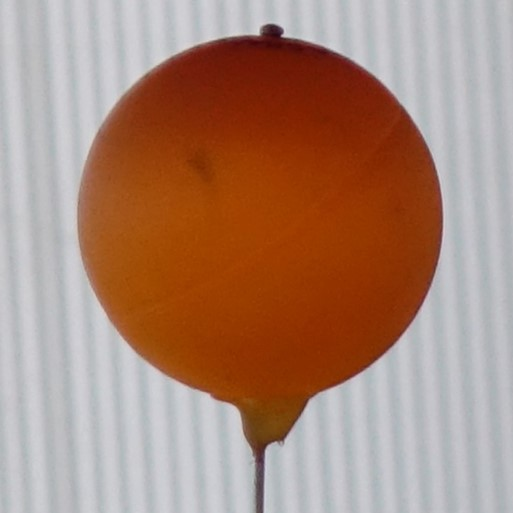
#> input picture data/ball/ball.jpg, 513 x 513 px
$ jupyter execute main.ipynb   (shell and % lines are left out)
#> lines starting #> are read from the running program, lines starting #| are printed output that depends on the picture; after the words box and inside, x2 and y2 are one past the last pixel; in counts of white or black regions, pixels touching at a corner belong together
### pkg/helpers.py
import cv2
import imutils
import matplotlib.pyplot as plt
import numpy as np


# [18 lines left out: functions get_roi_from_frame, get_roi_from_video, not called in this run]


def crop_with_roi(frame, roi):
    return frame[int(roi[1]) : int(roi[1] + roi[3]), int(roi[0]) : int(roi[0] + roi[2])]


def show_img(frame: np.ndarray):
    plt.imshow(cv2.cvtColor(frame, cv2.COLOR_RGB2BGR))
    plt.axis("off")


# [6 lines left out: function get_output_vid_frame_size, not called in this run]

### main.ipynb
## Setup

[cell 1]
import multiprocessing
import multiprocessing.pool
import time
from pathlib import Path

import cv2
import imutils
import matplotlib.pyplot as plt
import numpy as np
from ipywidgets import Checkbox, IntSlider, interact
from natsort import natsorted
from scipy import ndimage
from skimage import color, feature, filters, measure, segmentation

from pkg.circles import fit_circle_least_squares, fit_circle_RANSAC
from pkg.helpers import (
    crop_with_roi,
    get_output_vid_frame_size,
    get_roi_from_video,
    show_img,
)
from pkg.selection_window import SelectionWindow
from pkg.template_matching import get_template_matches, get_templates_from_video
from pkg.tracker import ReIDTracker

## RGB Thresholding

[cell 2]
img_ball = cv2.imread("data/ball/ball.jpg")
#> img_ball is the input picture: shape (513, 513, 3); mean B, G, R 119.4, 136, 170.6
#> the sliders are set to xPos = 218, yPos = 152, sqLen = 173
cv2.imshow("Original Image", img_ball)
cv2.waitKey(0)
cv2.destroyAllWindows()

[cell 3]
def show_selection(xPos, yPos, sqLen):
#> called with xPos = 218, yPos = 152, sqLen = 173
    frameSq = img_ball.copy()
    frameSq = cv2.rectangle(
        frameSq, (xPos, yPos), (xPos + sqLen, yPos + sqLen), (0, 255, 0), 1
    )
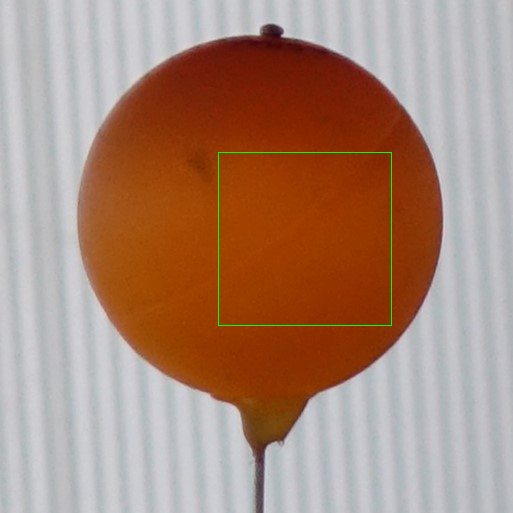
#> frameSq: shape (513, 513, 3); 0.26% of pixels changed, all inside (x1, y1, x2, y2) = (218, 152, 392, 326)

    plt.figure(figsize=(8, 6))
    plt.imshow(cv2.cvtColor(frameSq, cv2.COLOR_BGR2RGB))
    plt.axis("off")
    plt.show()

    selectedPixels = img_ball[yPos : yPos + sqLen, xPos : xPos + sqLen]
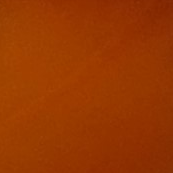
#> selectedPixels: shape (173, 173, 3); mean B, G, R 0.9, 56.1, 151.4
    pixelsMean = np.round(selectedPixels.mean(axis=(0, 1))).astype("int")
#> pixelsMean = [1, 56, 151]
    print(f"Mean pixel values (BGR): {[int(c) for c in pixelsMean]}")
#| Mean pixel values (BGR): [1, 56, 151]
#> the sliders are set to delta = 39, base_b = 0, base_g = 66, base_r = 160, show_contours = True


interact(
    show_selection,
    xPos=IntSlider(value=218, min=0, max=500, step=1, description="X Position:"),
    yPos=IntSlider(value=152, min=0, max=500, step=1, description="Y Position:"),
    sqLen=IntSlider(value=173, min=20, max=200, step=1, description="Square Size:"),
)

[cell 4]
def threshold_ball(delta=39, base_b=0, base_g=66, base_r=160, show_contours=True):
#> called with delta = 39, base_b = 0, base_g = 66, base_r = 160, show_contours = True
    base = np.array([base_b, base_g, base_r])
    boundary = [(base - delta).clip(min=0), (base + delta).clip(max=255)]

    lower, upper = np.array(boundary, dtype="uint8")
    mask = cv2.inRange(img_ball, lower, upper)
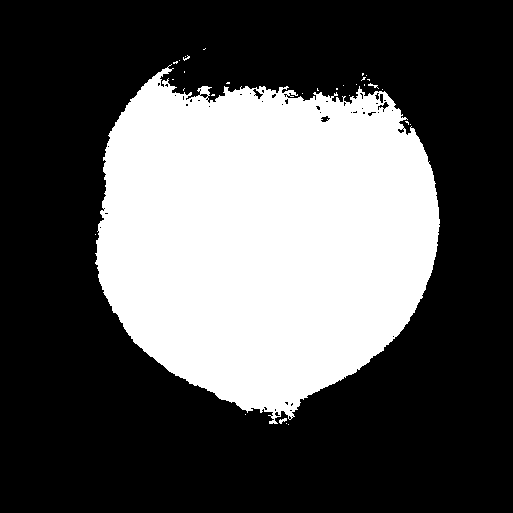
#> mask: shape (513, 513); 34.1% white; 31 white regions (28 under 20 px), largest, box (x1, y1, x2, y2) and area: (95, 64, 440, 424) 89563, (279, 418, 287, 424) 27, (368, 83, 379, 89) 23

    mask_rgb = cv2.cvtColor(mask, cv2.COLOR_GRAY2RGB)
#> mask_rgb: shape (513, 513, 3); 34.1% white; 31 white regions (28 under 20 px)
    frame_cnts = img_ball.copy()

    if show_contours:
        cnts, _ = cv2.findContours(mask, cv2.RETR_TREE, cv2.CHAIN_APPROX_SIMPLE)
#> cnts = 86 contours, 77 with area under 20; largest, box (x1, y1, x2, y2) and area: (95, 64, 440, 424) 89174, (252, 88, 264, 100) 51, (377, 101, 390, 111) 50, (320, 115, 331, 123) 46, (379, 93, 384, 104) 36
        cv2.drawContours(frame_cnts, cnts, -1, (0, 255, 0), 1)
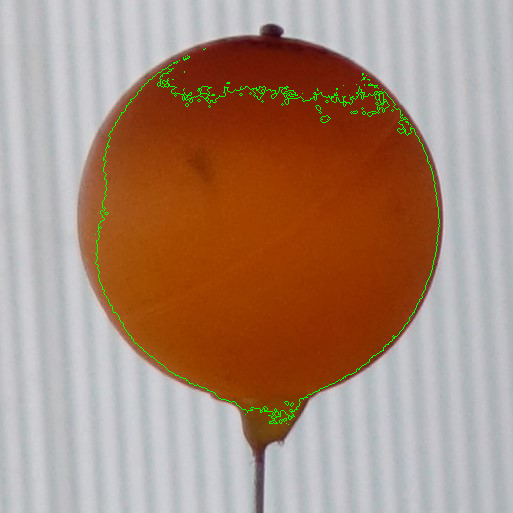
#> frame_cnts: shape (513, 513, 3); 0.79% of pixels changed, all inside (x1, y1, x2, y2) = (95, 48, 440, 425)

    comb = np.hstack([mask_rgb, frame_cnts])
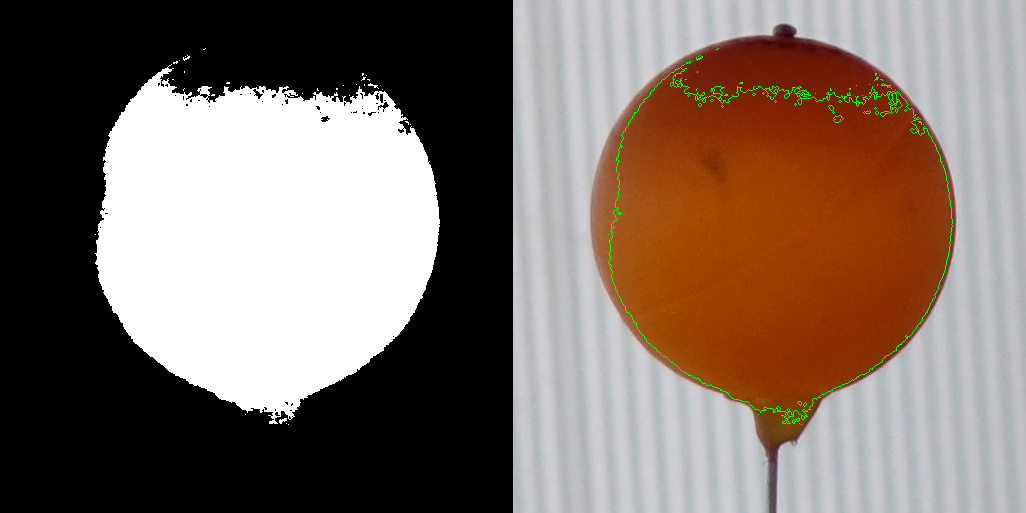
#> comb: shape (513, 1026, 3); mean B, G, R 103.1, 112.3, 128.3
    plt.figure(figsize=(10, 4))
    plt.imshow(cv2.cvtColor(comb, cv2.COLOR_BGR2RGB))
    plt.axis("off")
    plt.show()


interact(
    threshold_ball,
    delta=IntSlider(value=39, min=0, max=120, step=1, description="Delta"),
    base_b=IntSlider(value=0, min=0, max=255, step=1, description="Base B"),
    base_g=IntSlider(value=66, min=0, max=255, step=1, description="Base G"),
    base_r=IntSlider(value=160, min=0, max=255, step=1, description="Base R"),
    show_contours=Checkbox(value=True, description="Draw contours"),
)

[cell 5]
delta = 101
baseH = 11
h_lo = np.clip(baseH - delta, a_min=0, a_max=180)
h_hi = np.clip(baseH + delta, a_min=0, a_max=180)

boundary = [[h_lo, 70, 0], [h_hi, 255, 255]]

lower, upper = np.array(boundary, dtype="uint8")

# For ball.JPG
frameHSV = cv2.cvtColor(img_ball, cv2.COLOR_BGR2HSV)
#> frameHSV: shape (513, 513, 3); mean H, S, V 71.5, 102, 173.9
mask = cv2.inRange(frameHSV, lower, upper)
#> mask: shape (513, 513); 40.5% white; 7 white regions (6 under 20 px), largest, box (x1, y1, x2, y2) and area: (78, 30, 443, 457) 106589
output = cv2.bitwise_and(frameHSV, frameHSV, mask=mask)
#> output: shape (513, 513, 3); mean H, S, V 4.2, 96.5, 57.7
maskRGB = cv2.cvtColor(mask, cv2.COLOR_GRAY2RGB)
#> maskRGB: shape (513, 513, 3); 40.5% white; 7 white regions (6 under 20 px)
frameCnts1 = img_ball.copy()
cnts, _ = cv2.findContours(mask, cv2.RETR_TREE, cv2.CHAIN_APPROX_SIMPLE)
#> cnts = 11 contours, 10 with area under 20; largest, box (x1, y1, x2, y2) and area: (78, 30, 443, 457) 105998
cv2.drawContours(frameCnts1, cnts, -1, (255, 0, 0), 1)
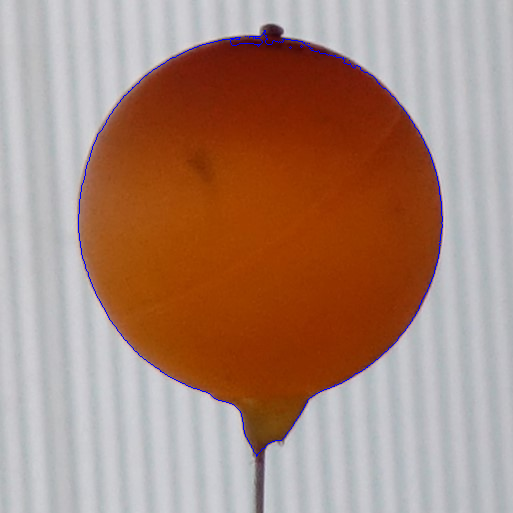
#> frameCnts1: shape (513, 513, 3); 0.45% of pixels changed, all inside (x1, y1, x2, y2) = (78, 30, 443, 457)

# For ballLight.JPG
img_ball_light = cv2.imread("data/ball/ball_light.jpg")
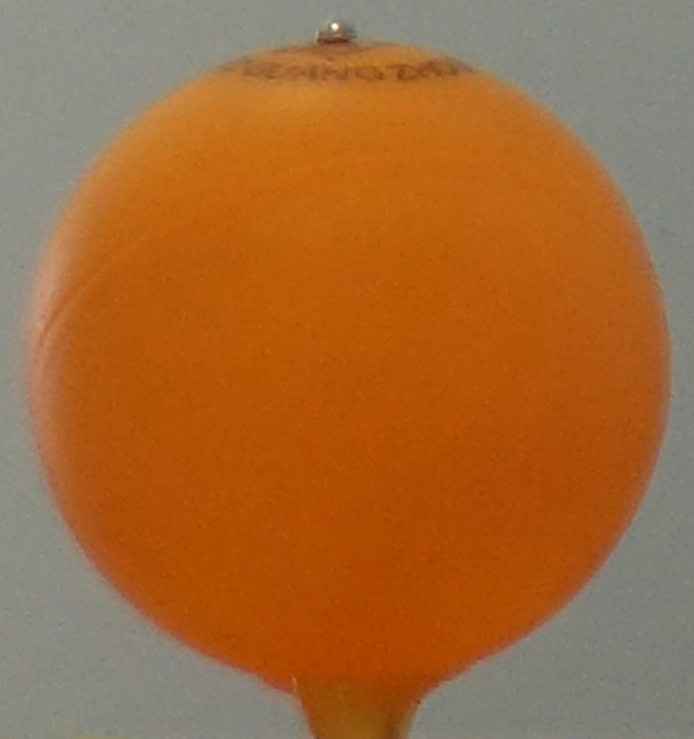
#> input picture data/ball/ball_light.jpg, 694 x 739 px
#> img_ball_light is the input picture: shape (739, 694, 3); mean B, G, R 54.5, 104.9, 163.9
frameHSV = cv2.cvtColor(img_ball_light, cv2.COLOR_BGR2HSV)
#> frameHSV: shape (739, 694, 3); mean H, S, V 19.8, 158.4, 164.3
mask = cv2.inRange(frameHSV, lower, upper)
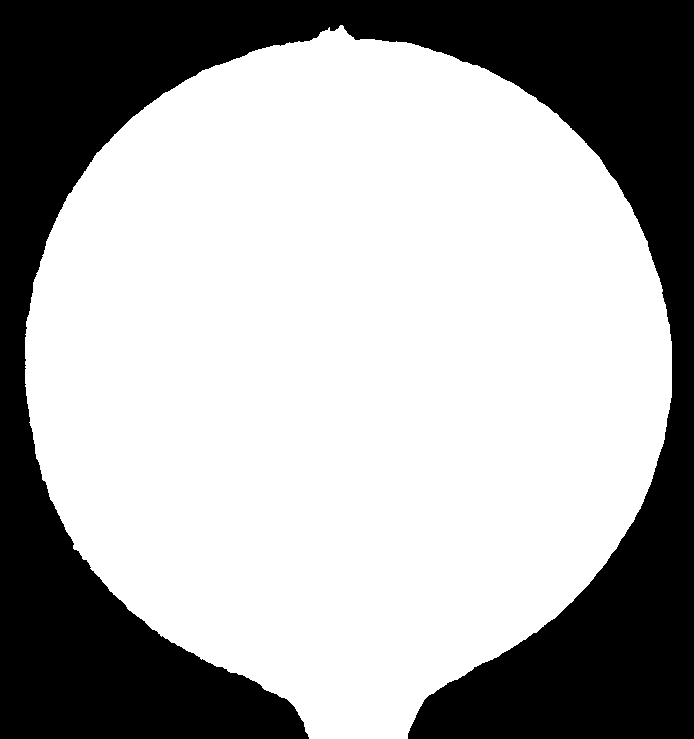
#> mask: shape (739, 694); 66.5% white; 1 black region, box (x1, y1, x2, y2) and area: (0, 0, 694, 739) 172047
output = cv2.bitwise_and(frameHSV, frameHSV, mask=mask)
#> output: shape (739, 694, 3); mean H, S, V 8.9, 152, 118.2
maskRGB = cv2.cvtColor(mask, cv2.COLOR_GRAY2RGB)
#> maskRGB: shape (739, 694, 3); 66.5% white; 1 black region
frameCnts2 = img_ball_light.copy()
cnts, _ = cv2.findContours(mask, cv2.RETR_TREE, cv2.CHAIN_APPROX_SIMPLE)
#> cnts = 1 contour; box (x1, y1, x2, y2) and area: (25, 25, 672, 739) 339852
cv2.drawContours(frameCnts2, cnts, -1, (255, 0, 0), 1)
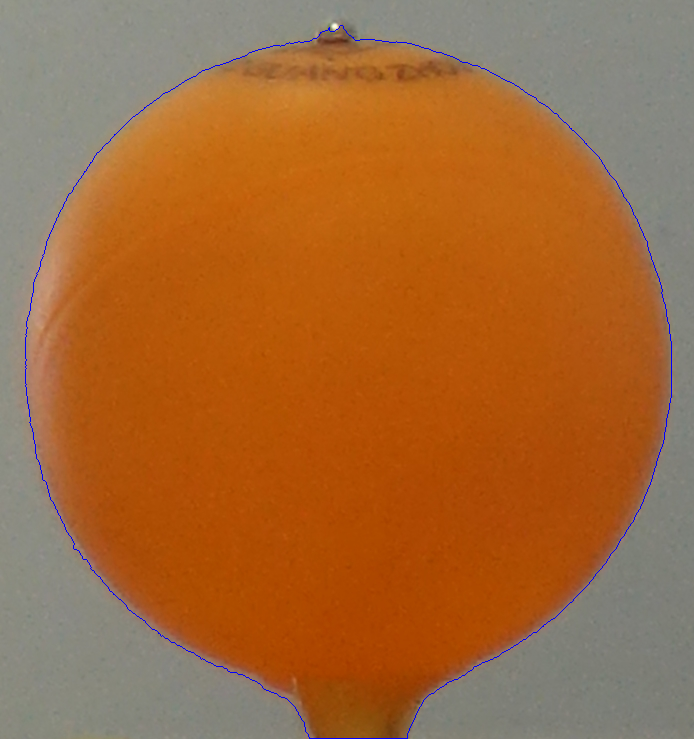
#> frameCnts2: shape (739, 694, 3); 0.38% of pixels changed, all inside (x1, y1, x2, y2) = (25, 25, 672, 739)

show_img(frameCnts1)
plt.show()

show_img(frameCnts2)
plt.show()

## Gel Electrophoresis

[cell 6]
# Load image
imgPath = Path("data/gel_electrophoresis/gel_electrophoresis.tif")
img = cv2.imread(str(imgPath))
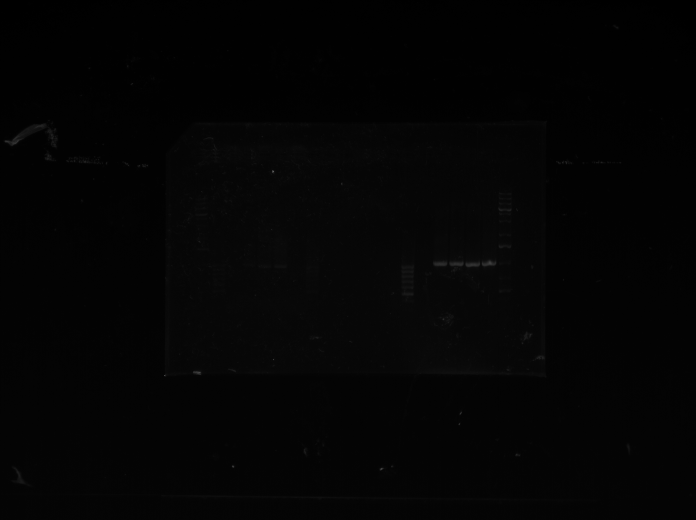
#> input picture data/gel_electrophoresis/gel_electrophoresis.tif, 1391 x 1039 px (shown at 1/2 size)
#> img is the input picture: shape (1039, 1391, 3); min 0, max 199, mean 3.9

# Get region of interest
r = cv2.selectROI(img, fromCenter=False)
cv2.destroyAllWindows()
cropped = crop_with_roi(img, r)

plt.imshow(cv2.cvtColor(cropped, cv2.COLOR_BGR2RGB))
plt.axis("off")
# cv2.imwrite("data/cropped.jpg", cropped) # Uncomment to save cropped image
